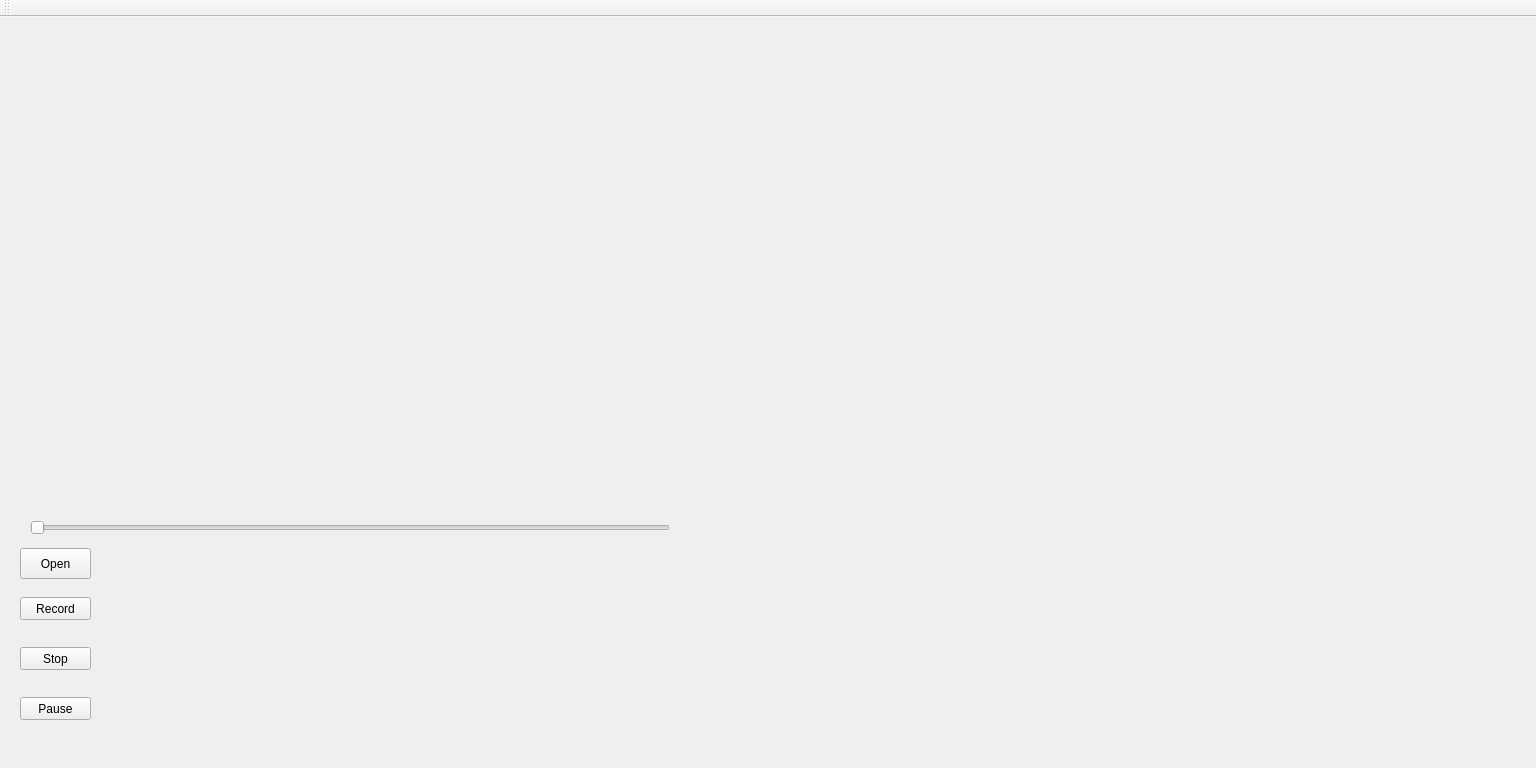
<?xml version="1.0" encoding="UTF-8"?>
<ui version="4.0">
 <class>MyoGuiClass</class>
 <widget class="QMainWindow" name="MyoGuiClass">
  <property name="geometry">
   <rect>
    <x>0</x>
    <y>0</y>
    <width>1536</width>
    <height>768</height>
   </rect>
  </property>
  <property name="windowTitle">
   <string>MyoGui</string>
  </property>
  <widget class="QWidget" name="centralWidget">
   <widget class="GLWidget" name="glwidget" native="true">
    <property name="geometry">
     <rect>
      <x>710</x>
      <y>10</y>
      <width>570</width>
      <height>720</height>
     </rect>
    </property>
    <property name="sizePolicy">
     <sizepolicy hsizetype="Preferred" vsizetype="Preferred">
      <horstretch>0</horstretch>
      <verstretch>0</verstretch>
     </sizepolicy>
    </property>
   </widget>
   <widget class="QPushButton" name="stopButton">
    <property name="geometry">
     <rect>
      <x>20</x>
      <y>630</y>
      <width>71</width>
      <height>23</height>
     </rect>
    </property>
    <property name="text">
     <string>Stop</string>
    </property>
   </widget>
   <widget class="QPushButton" name="startButton">
    <property name="geometry">
     <rect>
      <x>20</x>
      <y>580</y>
      <width>71</width>
      <height>23</height>
     </rect>
    </property>
    <property name="text">
     <string>Record</string>
    </property>
   </widget>
   <widget class="VideoWidget" name="videowidget" native="true">
    <property name="geometry">
     <rect>
      <x>30</x>
      <y>20</y>
      <width>640</width>
      <height>480</height>
     </rect>
    </property>
   </widget>
   <widget class="CameraWidget" name="camerawidget" native="true">
    <property name="geometry">
     <rect>
      <x>30</x>
      <y>20</y>
      <width>640</width>
      <height>480</height>
     </rect>
    </property>
   </widget>
   <widget class="QPushButton" name="pauseButton">
    <property name="geometry">
     <rect>
      <x>20</x>
      <y>680</y>
      <width>71</width>
      <height>23</height>
     </rect>
    </property>
    <property name="text">
     <string>Pause</string>
    </property>
   </widget>
   <widget class="QSlider" name="progressSlider">
    <property name="geometry">
     <rect>
      <x>30</x>
      <y>500</y>
      <width>640</width>
      <height>22</height>
     </rect>
    </property>
    <property name="orientation">
     <enum>Qt::Horizontal</enum>
    </property>
   </widget>
   <widget class="QPushButton" name="playButton">
    <property name="geometry">
     <rect>
      <x>20</x>
      <y>531</y>
      <width>71</width>
      <height>31</height>
     </rect>
    </property>
    <property name="text">
     <string>Open</string>
    </property>
   </widget>
   <widget class="AudioWidget" name="widget" native="true">
    <property name="geometry">
     <rect>
      <x>100</x>
      <y>530</y>
      <width>571</width>
      <height>171</height>
     </rect>
    </property>
   </widget>
   <zorder>camerawidget</zorder>
   <zorder>videowidget</zorder>
   <zorder>glwidget</zorder>
   <zorder>stopButton</zorder>
   <zorder>startButton</zorder>
   <zorder>pauseButton</zorder>
   <zorder>progressSlider</zorder>
   <zorder>playButton</zorder>
   <zorder>widget</zorder>
  </widget>
  <widget class="QMenuBar" name="menuBar">
   <property name="geometry">
    <rect>
     <x>0</x>
     <y>0</y>
     <width>1536</width>
     <height>22</height>
    </rect>
   </property>
  </widget>
  <widget class="QToolBar" name="mainToolBar">
   <attribute name="toolBarArea">
    <enum>TopToolBarArea</enum>
   </attribute>
   <attribute name="toolBarBreak">
    <bool>false</bool>
   </attribute>
  </widget>
 </widget>
 <layoutdefault spacing="6" margin="11"/>
 <customwidgets>
  <customwidget>
   <class>GLWidget</class>
   <extends>QWidget</extends>
   <header>glwidget.h</header>
   <container>1</container>
  </customwidget>
  <customwidget>
   <class>VideoWidget</class>
   <extends>QWidget</extends>
   <header>videowidget.h</header>
   <container>1</container>
  </customwidget>
  <customwidget>
   <class>CameraWidget</class>
   <extends>QWidget</extends>
   <header>camerawidget.h</header>
   <container>1</container>
  </customwidget>
  <customwidget>
   <class>AudioWidget</class>
   <extends>QWidget</extends>
   <header>audiowidget.h</header>
   <container>1</container>
  </customwidget>
 </customwidgets>
 <resources/>
 <connections/>
</ui>
